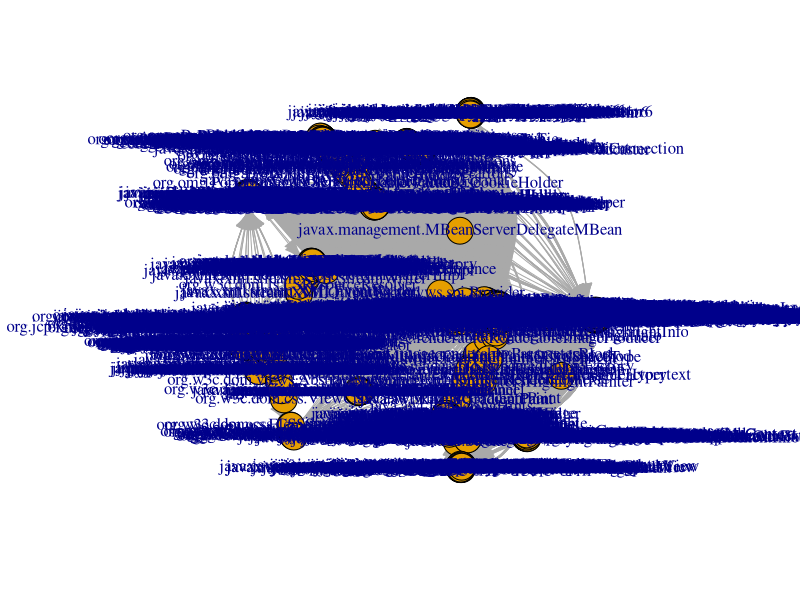

This chart was generated by the following R code: (Note: this script raises an error after producing the figure.)
# CSCI3907
# Project 1
# Group 2: Matteo Sanchez-Dahl, Latifa Al Jlayel

## set up
install.packages("igraph")
library(igraph)

install.packages("sna")
library(sna)

## set working directory 
setwd('/Users/matteosanchez-dahl/Desktop/F2022/CSCI 3907/projects/project1/group2-project1')

## import data
nodes <- as.matrix(read.table('data_subelj_jdk/ent_subelj_jdk_jdk_class_name.txt'))

# 1k edges 
# edges <- as.matrix(read.table('data_subelj_jdk/out_subelj_jdk_jdk.txt', sep = "", header = F, skip = 2, nrows = 1000))
edges <- as.matrix(read.table('data_subelj_jdk/out_subelj_jdk_jdk.txt', sep = "", header = F, skip = 2))
edges

## convert the edgelist to an igraph object
# graph_from_edgelist(el, directed = TRUE)
net <- graph_from_edgelist(edges, directed = TRUE)
net

V(net)$name <- nodes

## graph
# v1
plot(net, vertex.label = nodes)

##
is.simple.(net)

net_simple = simplify(net,
                      remove.multiple = TRUE,
                      remove.loops = TRUE,
                      edge.attr.comb = "concat"
                      )

plot(net_simple, vertex.label = nodes)

histogram <- hist(igraph::degree(net))

histogram_simple <-hist(igraph::degree(net_simple))

mynet <- V(net_simple)
mynet11 <- V(net_simple)[igraph::degree(net_simple)<5000]
mynet11


##

# plot graph 
plot.igraph(net)

# get the vertices of a graph
V(net)

# get the edges of a graph
E(net)

# get the adjacency matrix
net.adj <- as_adjacency_matrix(net)
net.adj

## graph analytics functions

# Density
# gden 
# gden(dat, g=NULL, diag=FALSE, mode="digraph", ignore.eval=FALSE)
net.density = gden(edges, mode = "digraph")
net.density

# edge density 
igraph::edge_density(net)

igraph::edge_density(net, loops = T)
# there are no loops in the graph => same edge density

### TODO ###
# egocentric network
net.ego <- ego.extract(edges)
# Error: vector memory exhausted (limit reached?)

### TODO ###
net.ego[1]
net.ego[50]
###########

# degree
igraph::degree(net)

## centrality metrics

# betweeness centrality
centr_betw(net)

# closeness centrality
centr_clo(net)
# is NaN an acceptable value result?

## shortest path

# length of the shortest path between any two nodes in a graph g
net.sp <- shortest.paths(net)
net.sp

# get the actual paths (and not just their length) 
get.shortest.paths(net,1)

## geodist
net.gd <- geodist(edges)
net.gd


## number of paths between two nodes
# can multiply the adjacency matrix by itself. The cell numbers specify the number of paths
net.np <- net.adj*net.adj
net.np

## histogram of the degree of the nodes
hist(degree(net))

# edge density 
igraph::edge_density(net)

igraph::edge_density(net, loops = T)
# there are no loops in the graph => same edge density

# diameter
net.d <- igraph::diameter(net)
net.d

# max cliques for node 13 
node13 <- c(13)
net.13clique <- igraph::max_cliques(net, min = NULL, subset = node13)
# At core/cliques/maximal_cliques_template.h:269 : Edge directions are ignored for maximal clique calculation.
net.13clique

# largest cliques
net.lgcliques <- igraph::clique_num(net)
# At core/cliques/maximal_cliques_template.h:269 : Edge directions are ignored for maximal clique calculation.
net.lgcliques

# Exercise: Try to identify the cliques in the plot. Write them down.

# name vertices
V(net)$name

# plot
plot(net)
